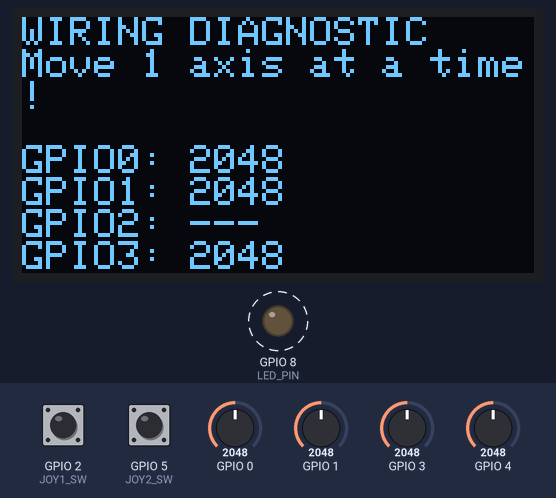
This sketch was run on a simulated ESP32-S3. On the bench: 128×64 one-colour display, output pins drawn as LEDs (lit = HIGH). Dashed ring = blinking. Inputs (shaded band) come from the test bench; at power-on: GPIO 2 (JOY1_SW) HIGH, GPIO 0 = 2048, GPIO 1 = 2048, GPIO 3 = 2048, GPIO 4 = 2048, GPIO 5 (JOY2_SW) HIGH. What the sketch prints to the serial monitor is not drawn.

Above: at 2.92 s.
3.3 s: GPIO 2 (JOY1_SW) pulled LOW for 0.3 s
At 3.62 s:
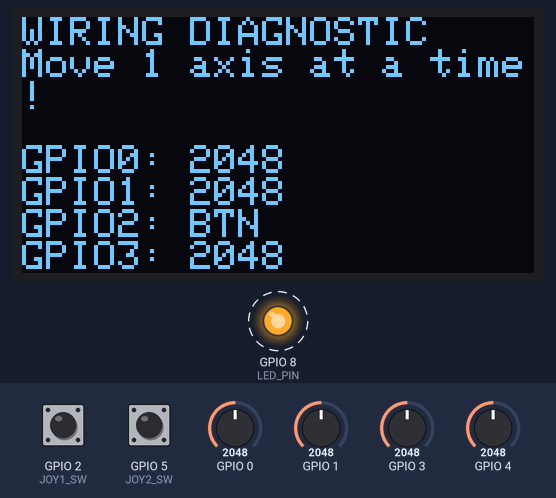
5.7 s: GPIO 0 set to 2866
At 5.98 s:
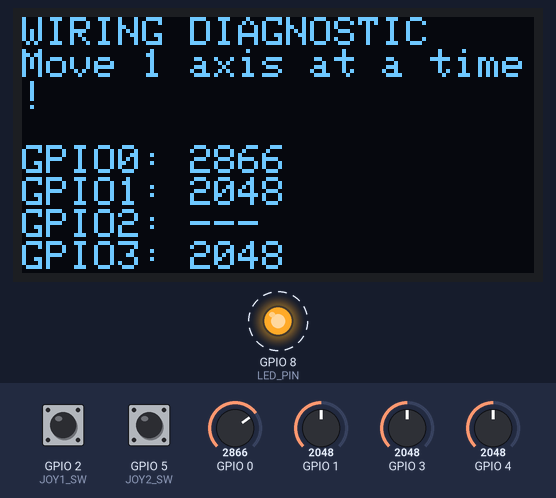
7.3 s: GPIO 2 (JOY1_SW) pulled LOW for 1 s
At 7.63 s:
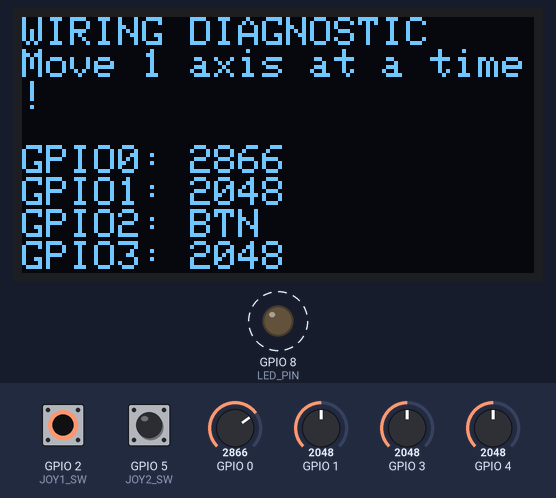
9.8 s: GPIO 1 set to 2866
At 9.99 s:
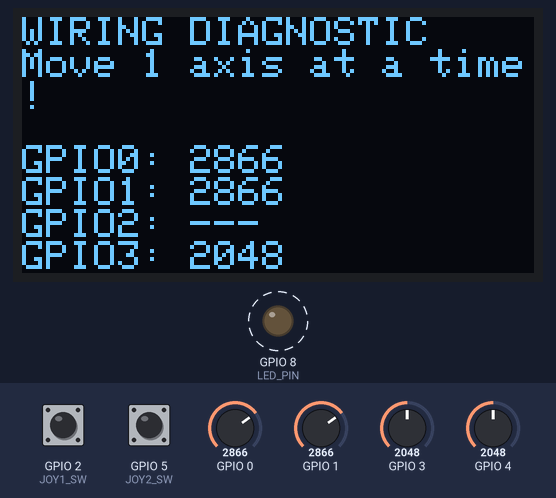
11.3 s: GPIO 3 set to 2866
At 11.64 s:
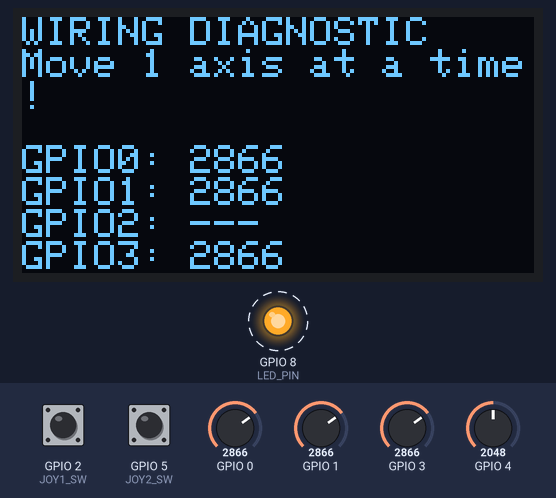
13.0 s: GPIO 0 set to 3972
At 13.53 s:
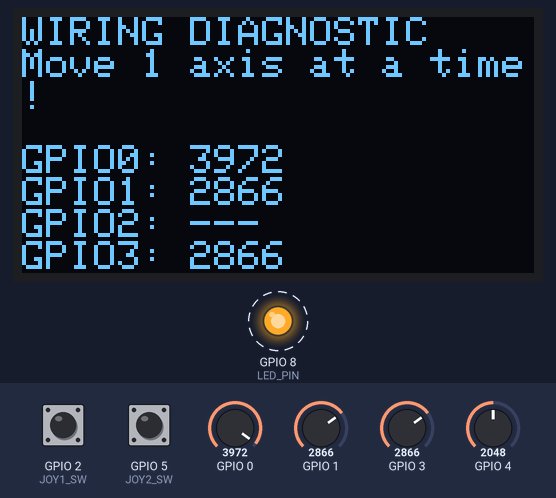
Timing chart, 0 to 15.6 s (numbered marks = the images above; inputs shaded):
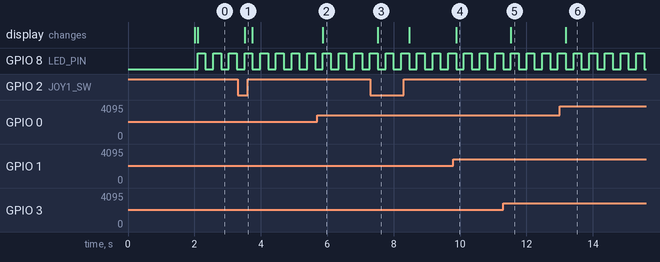

The sketch:

joystick_test.ino
```cpp
// Joystick Wiring Diagnostic
// Shows raw values for each GPIO to help identify correct wiring

#include <Wire.h>
#include <Adafruit_GFX.h>
#include <Adafruit_SH110X.h>

#define SCREEN_WIDTH 128
#define SCREEN_HEIGHT 64
#define OLED_RESET -1
#define SCREEN_ADDRESS 0x3C

#define SDA_PIN 6
#define SCL_PIN 7
#define LED_PIN 8

// Current pin assignments
#define JOY1_VRX 0
#define JOY1_VRY 1
#define JOY1_SW 2
#define JOY2_VRX 3
#define JOY2_VRY 4
#define JOY2_SW 5

Adafruit_SH1106G display(SCREEN_WIDTH, SCREEN_HEIGHT, &Wire, OLED_RESET);

void setup() {
  Serial.begin(115200);
  delay(2000);
  Serial.println("\n=== Joystick Wiring Diagnostic ===");
  Serial.println("Move ONE joystick axis at a time and watch which value changes");
  Serial.println("");

  pinMode(LED_PIN, OUTPUT);
  pinMode(JOY1_SW, INPUT_PULLUP);
  pinMode(JOY2_SW, INPUT_PULLUP);

  Wire.begin(SDA_PIN, SCL_PIN);
  display.begin(SCREEN_ADDRESS, true);
  display.setContrast(255);
  display.clearDisplay();
  display.display();
}

void loop() {
  int gpio0 = analogRead(0);
  int gpio1 = analogRead(1);
  int gpio2_sw = digitalRead(2);
  int gpio3 = analogRead(3);
  int gpio4 = analogRead(4);
  int gpio5_sw = digitalRead(5);

  // Serial output
  Serial.println("----------------------------------------");
  Serial.print("GPIO0 (J1_X?): "); Serial.println(gpio0);
  Serial.print("GPIO1 (J1_Y?): "); Serial.println(gpio1);
  Serial.print("GPIO2 (J1_SW): "); Serial.println(gpio2_sw == LOW ? "PRESSED" : "released");
  Serial.print("GPIO3 (J2_X?): "); Serial.println(gpio3);
  Serial.print("GPIO4 (J2_Y?): "); Serial.println(gpio4);
  Serial.print("GPIO5 (J2_SW): "); Serial.println(gpio5_sw == LOW ? "PRESSED" : "released");
  Serial.println("");

  // Display output
  display.clearDisplay();
  display.setTextSize(1);
  display.setTextColor(SH110X_WHITE);

  display.setCursor(0, 0);
  display.println("WIRING DIAGNOSTIC");
  display.println("Move 1 axis at a time!");
  display.println("");

  display.print("GPIO0: "); display.println(gpio0);
  display.print("GPIO1: "); display.println(gpio1);
  display.print("GPIO2: "); display.println(gpio2_sw == LOW ? "BTN" : "---");

  display.print("GPIO3: "); display.println(gpio3);
  display.print("GPIO4: "); display.println(gpio4);
  display.print("GPIO5: "); display.println(gpio5_sw == LOW ? "BTN" : "---");

  display.display();

  digitalWrite(LED_PIN, !digitalRead(LED_PIN));
  delay(200);
}
```

Measured:
- after the input at 3.3 s, the display: changes after 0.21 s (image 1)
- after the input at 5.7 s, the display: changes after 0.17 s (image 2)
- after the input at 7.3 s, the display: changes after 0.22 s (image 3)
- after the input at 9.8 s, the display: changes after 0.08 s (image 4)
- after the input at 11.3 s, the display: changes after 0.23 s (image 5)
- after the input at 13.0 s, the display: changes after 0.18 s (image 6)
- by itself, GPIO 8 (LED_PIN): alternates HIGH for 0.24 s and LOW for 0.24 s
